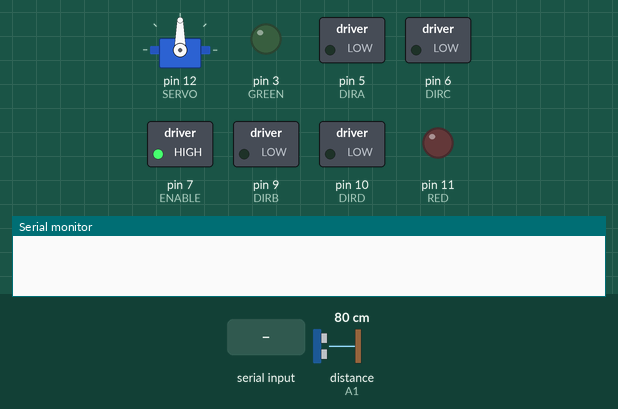
This sketch was run on a simulated Arduino Uno, built with avr-gcc and run on an emulated ATmega328P. Shown: servo, switched loads named in the sketch (green lamp = pin HIGH), output pins drawn as LEDs (lit = HIGH), the last lines printed to the serial monitor. Inputs (shaded band) come from the test bench; at power-on: distance to the obstacle (sensor on A1) 80 cm. The echo pulse lasts 58.3 µs per cm.

Above: at 1.2 s.
1.3 s: "SCAN\n" received over Serial
At 1.8 s:
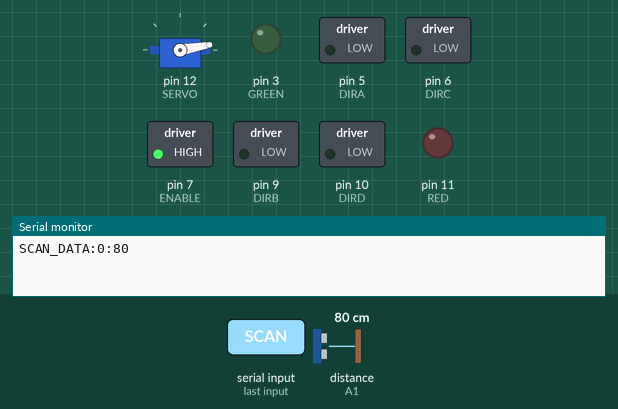
4.3 s: distance to the obstacle (sensor on A1) set to 250 cm
7.3 s: "LIGHT:90\n" received over Serial
At 8.6 s:
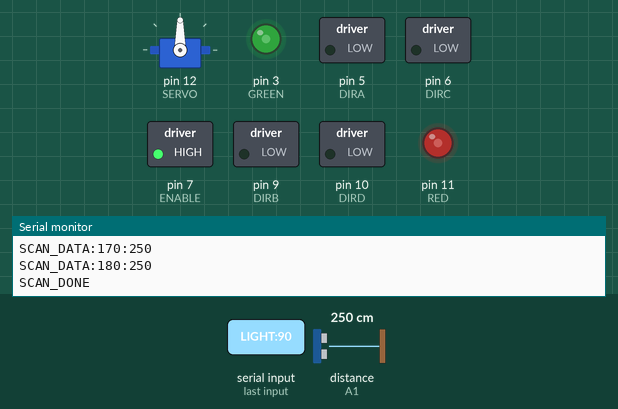
9.1 s: "LIGHT:,45\n" received over Serial
At 10.3 s:
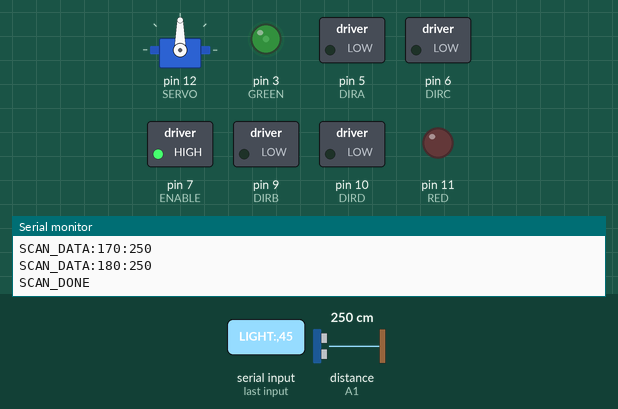
10.6 s: "DRIVE:90\n" received over Serial
At 11.5 s:
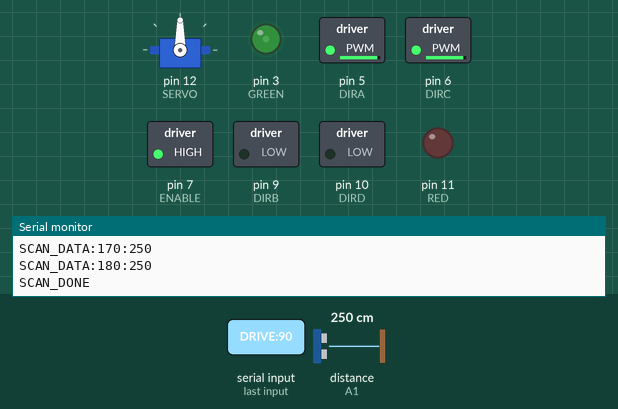
12.1 s: "LIGHT:\n" received over Serial
At 12.6 s:
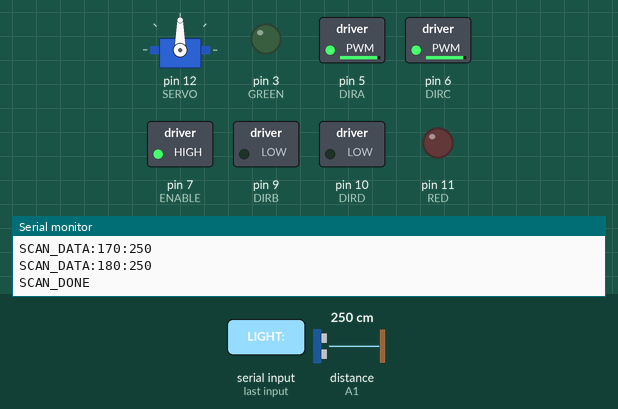
Timing chart, 0 to 14.6 s (numbered marks = the images above; inputs shaded):
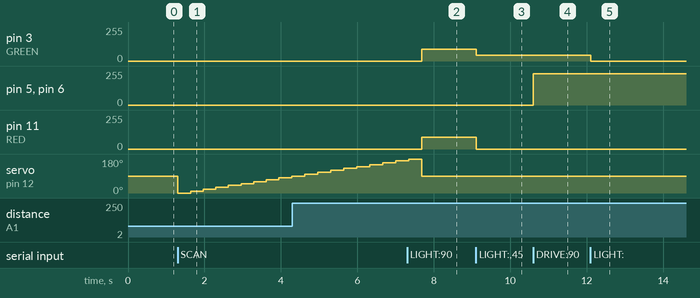

Measured:
- after the input at 1.3 s, servo on pin 12 (SERVO): 90° → 0° at once, → 10° 0.33 s later, → 20° 0.33 s later, → 30° 0.33 s later, … (10 changes in this stretch)
- after the input at 7.3 s, pin 3 (GREEN), pin 11 (RED): 0/255 → 90/255 after 0.39 s
- after the input at 9.1 s, pin 3 (GREEN): 90/255 → 45/255 at once; pin 11 (RED): 90/255 → 0/255 at once
- after the input at 10.6 s, pin 5 (DIRA), pin 6 (DIRC): 0/255 → 236/255 at once
- after the input at 12.1 s, pin 3 (GREEN): 45/255 → 0/255 at once

The sketch:

Robot_V1.ino
```cpp
//  Robot V1 Code  //
//  Om Patil       //
//  2026-09-29     //

#include <Servo.h>
#include <SR04.h>

// ---------- Pin Definitions ----------
#define ENABLE 7
#define DIRA 5
#define DIRB 9
#define DIRC 6
#define DIRD 10
#define RED 11
#define GREEN 3
//#define BLUE 4
#define SERVO 12
#define TRIG_PIN A1
#define ECHO_PIN A0

Servo servo;
SR04 sr04(ECHO_PIN, TRIG_PIN);

void setup() {
  pinMode(ENABLE, OUTPUT);
  pinMode(DIRA, OUTPUT);
  pinMode(DIRB, OUTPUT);
  pinMode(DIRC, OUTPUT);
  pinMode(DIRD, OUTPUT);
  pinMode(RED, OUTPUT);
  pinMode(GREEN, OUTPUT);
  pinMode(TRIG_PIN, OUTPUT);
  pinMode(ECHO_PIN, INPUT);
  servo.attach(SERVO);
  digitalWrite(ENABLE, HIGH);
  Serial.begin(9600);
}

// ---------- Light ----------
void setLight(int r, int g) {
  analogWrite(RED, r);
  analogWrite(GREEN, g);
}

void lightOff() {
  setLight(0, 0);
}

// ---------- Move ----------
void allStop() {
  digitalWrite(DIRA, LOW);
  digitalWrite(DIRB, LOW);
  digitalWrite(DIRC, LOW);
  digitalWrite(DIRD, LOW);
}

void driveForward(int i) {
  int speed = map(i, 1, 100, 69, 255);
  analogWrite(DIRA, speed);
  digitalWrite(DIRB, LOW);
  analogWrite(DIRC, speed);
  digitalWrite(DIRD, LOW);
}

void driveBackward() {
  digitalWrite(DIRA, LOW);
  digitalWrite(DIRB, HIGH);
  digitalWrite(DIRC, LOW);
  digitalWrite(DIRD, HIGH);
}

void turnLeft() {
  digitalWrite(DIRA, LOW);
  digitalWrite(DIRB, HIGH);
  digitalWrite(DIRC, HIGH);
  digitalWrite(DIRD, LOW);
}

void turnRight() {
  digitalWrite(DIRA, HIGH);
  digitalWrite(DIRB, LOW);
  digitalWrite(DIRC, LOW);
  digitalWrite(DIRD, HIGH);
}

void drive(int i) {
  if (i > 0) driveForward(i);
  else if (i < 0) driveBackward();
  else allStop();
}

void turn(int i) {
  if (i > 0) turnRight();
  else if (i < 0) turnLeft();
  else allStop();
}

// ---------- Scan ----------
void sweep(int angle) {
  servo.write(angle);
}

long readDistance() {
  return sr04.Distance();
}

void scan() {
  for (int angle = 0; angle <= 180; angle += 10) {
    sweep(angle);
    delay(300);
    long distance = readDistance();
    Serial.print("SCAN_DATA:");
    Serial.print(angle);
    Serial.print(":");
    Serial.println(distance);
  }
  sweep(90);
  Serial.println("SCAN_DONE");
}

void loop() {
  if (Serial.available() > 0) {
    String cmd = Serial.readStringUntil('\n');
    cmd.trim();

    if (cmd.startsWith("LIGHT:")) {
      String rest = cmd.substring(6);

      if (rest == "0") {
        lightOff();
      } else {
        int firstComma = rest.indexOf(',');
        int secondComma = rest.indexOf(',', firstComma + 1);

        int r = rest.substring(0, firstComma).toInt();
        int g = rest.substring(firstComma + 1, secondComma).toInt();

        setLight(r, g);
      }
    }

    else if (cmd.startsWith("DRIVE:")) {
      int i = cmd.substring(6).toInt();
      drive(i);
    }

    else if (cmd.startsWith("TURN:")) {
      int i = cmd.substring(5).toInt();
      turn(i);
    }

    else if (cmd == "SCAN") {
      scan();
    }
  }
}
```
